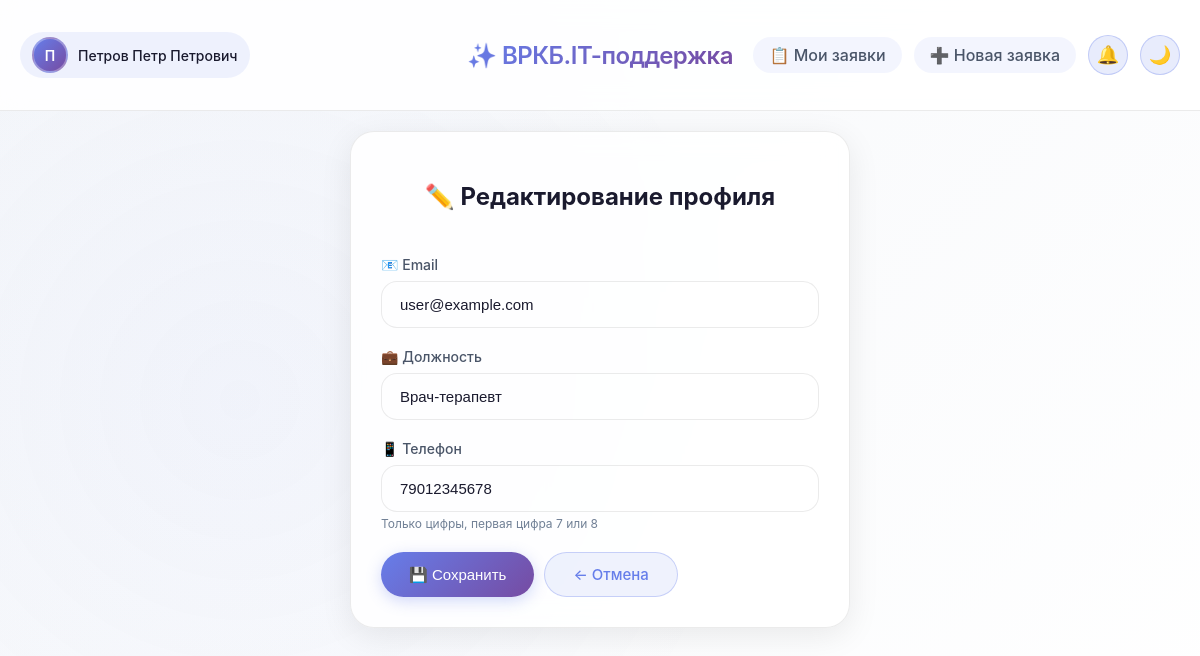
/profile/edit (signed in), run on the app's committed database.
### tables this page shows
CREATE TABLE users (
        id INTEGER PRIMARY KEY AUTOINCREMENT,
        username TEXT UNIQUE NOT NULL,
        email TEXT UNIQUE NOT NULL,
        password TEXT NOT NULL,
        last_name TEXT,
        first_name TEXT,
        middle_name TEXT,
        post TEXT,
        phone TEXT,
        created_at TEXT NOT NULL,
        is_admin INTEGER DEFAULT 0
    , department TEXT);

### app.py (the view)
    def decorated_function(*args, **kwargs):
        if not session.get('user_id'):
            flash('Пожалуйста, войдите в систему', 'warning')
            return redirect(url_for('login'))
        return f(*args, **kwargs)

### app.py (called while the page is built, shortened)
def get_db_connection():
    conn = sqlite3.connect('databases/database_helpdesk.db', timeout=20)
    conn.row_factory = sqlite3.Row
    conn.execute('PRAGMA journal_mode=WAL')
    conn.execute('PRAGMA synchronous=NORMAL')
    return conn

def login_required(f):
    def decorated_function(*args, **kwargs):
        if not session.get('user_id'):
            flash('Пожалуйста, войдите в систему', 'warning')
            return redirect(url_for('login'))
        return f(*args, **kwargs)
    decorated_function.__name__ = f.__name__
    return decorated_function

@app.route('/profile/edit', methods=['GET', 'POST'])
@login_required
def edit_profile():
    conn = get_db_connection()
    user = conn.execute('SELECT * FROM users WHERE id = ?', (session['user_id'],)).fetchone()
    conn.close()
    return render_template('edit_profile.html', user=user)

### templates/edit_profile.html (shortened to what this page needs)
{% extends "base.html" %}
{% block content %}
<div class="card" style="max-width: 500px; margin: 0 auto ;">
    <h2 style="text-align: center; margin-bottom: 25px">✏️ Редактирование профиля</h2>
    <form method="POST">
        <div class="form-group">
            <label>📧 Email</label>
            <input type="email" name="email" class="form-control" value="{{ user.email }}" required>
        </div>
        <div class="form-group">
            <label>💼 Должность</label>
            <input type="text" name="post" class="form-control" value="{{ user.post }}" required>
        </div>
        <div class="form-group">
            <label>📱 Телефон</label>
            <input type="tel" name="phone" class="form-control" value="{{ user.phone }}" required
                   placeholder="79012345678">
            <small class="text-muted">Только цифры, первая цифра 7 или 8</small>
        </div>
        <div style="display: flex; gap: 10px;">
            <button type="submit" class="btn btn-primary">💾 Сохранить</button>
            <a href="{{ url_for('profile') }}" class="btn btn-outline">← Отмена</a>
        </div>
    </form>
</div>
{% endblock %}

### static/style.css (style rules this page uses)
:root { --bg-gradient-start: #f5f7fa; --bg-gradient-end: #ffffff; --glass-bg: rgba(255, 255, 255, 0.85); --glass-bg-dark: rgba(0, 0, 0, 0.75); --glass-border: rgba(0, 0, 0, 0.08); --glass-shadow: 0 8px 32px 0 rgba(0, 0, 0, 0.08); --shadow-sm: 0 2px 8px rgba(0, 0, 0, 0.04); --shadow-md: 0 4px 20px rgba(0, 0, 0, 0.06); --shadow-lg: 0 12px 32px rgba(0, 0, 0, 0.1); --shadow-glow: 0 0 20px rgba(102, 126, 234, 0.15); --text-primary: #1a1a2e; --text-secondary: #4a5568; --text-muted: #718096; --blur-amount: 12px; --border-radius: 24px; --accent-color: #667eea; --accent-hover: #5a67d8; }
* { margin: 0; padding: 0; box-sizing: border-box; }
body { font-family: -apple-system, 'Segoe UI', 'SF Pro Text', 'Helvetica Neue', sans-serif; background: linear-gradient(135deg, var(--bg-gradient-start), var(--bg-gradient-end)); min-height: 100vh; color: var(--text-primary); transition: all 0.3s ease; position: relative; }
body::before { content: ''; position: fixed; top: 0; left: 0; width: 100%; height: 100%; background: radial-gradient(circle at 20% 50%, rgba(102,126,234,0.05) 0%, transparent 50%); pointer-events: none; z-index: 0; }
.glass-card, .card { background: var(--glass-bg); backdrop-filter: blur(var(--blur-amount)); -webkit-backdrop-filter: blur(var(--blur-amount)); border-radius: var(--border-radius); border: 1px solid var(--glass-border); box-shadow: var(--glass-shadow); padding: 30px; margin-bottom: 20px; transition: all 0.4s cubic-bezier(0.4, 0, 0.2, 1); animation: fadeInUp 0.5s ease-out; }
.card h2 { padding: 20px; margin-bottom: 20px; }
.btn { padding: 12px 28px; border: none; border-radius: 40px; font-size: 15px; font-weight: 500; cursor: pointer; transition: all 0.3s cubic-bezier(0.4, 0, 0.2, 1); display: inline-block; text-decoration: none; text-align: center; }
.btn-primary { background: linear-gradient(135deg, var(--accent-color), #764ba2); color: white; box-shadow: 0 4px 15px rgba(102, 126, 234, 0.3); }
.btn-outline { background: rgba(102, 126, 234, 0.1); border: 1px solid rgba(102, 126, 234, 0.3); color: var(--accent-color); }
.form-group { margin-bottom: 20px; }
label { display: block; margin-bottom: 8px; font-weight: 500; color: var(--text-secondary); font-size: 14px; }
input, textarea, select { width: 100%; padding: 14px 18px; border: 1px solid var(--glass-border); border-radius: 16px; font-size: 15px; transition: all 0.3s ease; background: rgba(255, 255, 255, 0.08); color: var(--text-primary); }
.text-muted { color: var(--text-muted); font-size: 12px; }

### data on the page
users: email "user@example.com", post "Врач-терапевт", phone "79012345678"

### other printed values
{{ session.full_name[0] if session.full_name else session.username[0] }} "П"
{{ session.full_name if session.full_name else session.username }} "Петров Петр Петрович"
